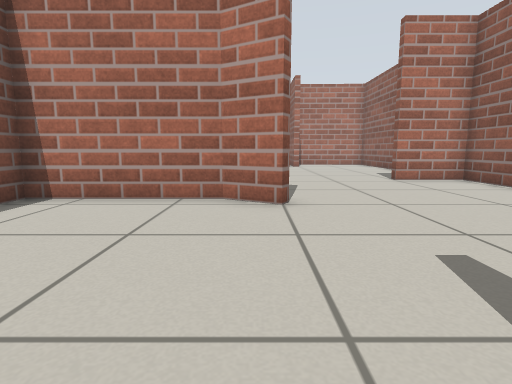
view 1 (above)

12 first-person views from a walk through a robot-simulator world made for Gazebo. The camera is 0.5 m above the floor, tilts 8° down and sees 80° across. The floor is counted in squares, 0.5 m on a side. Each view is taken from the middle of a square. On the plan, view 1 faces up. The plan holds only what a view shows up to about 12 squares ahead; the rest is blank.

view 2
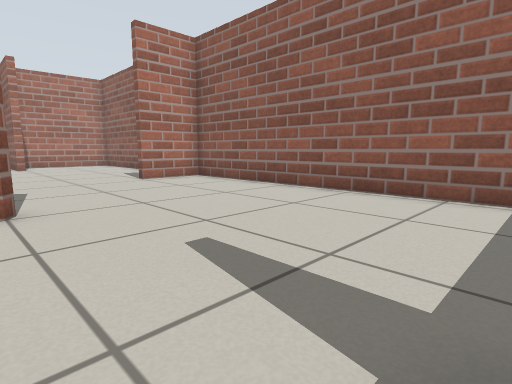

view 3
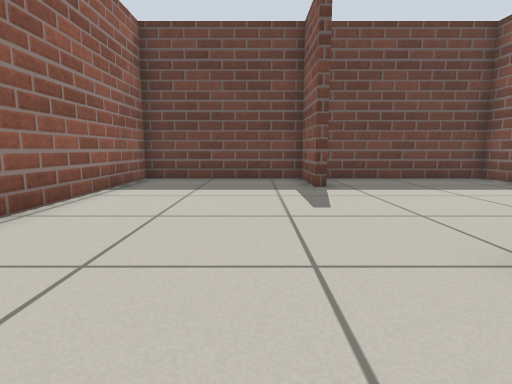

view 4
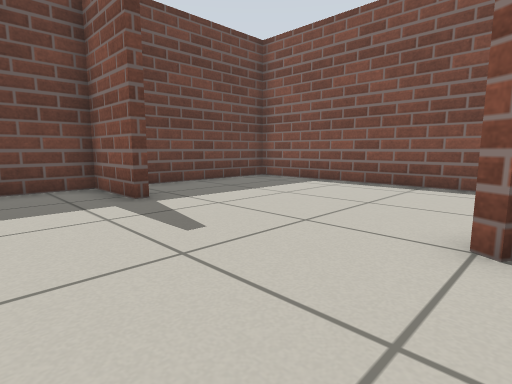

view 5
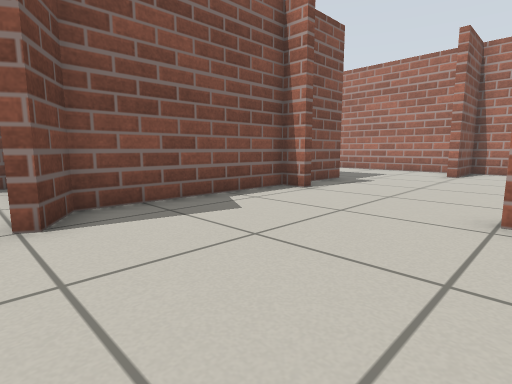

view 6
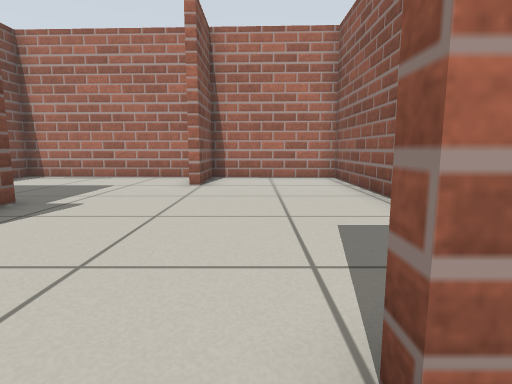

view 7
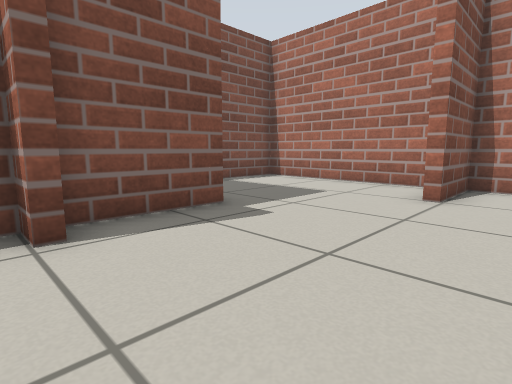

view 8
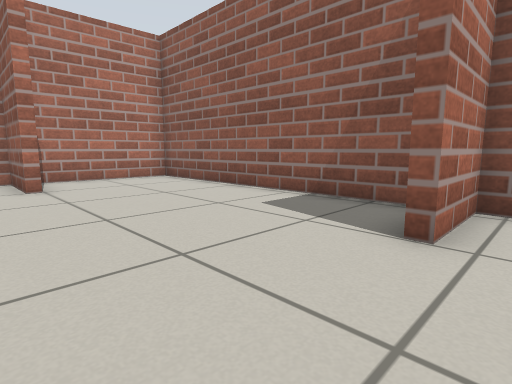

view 9
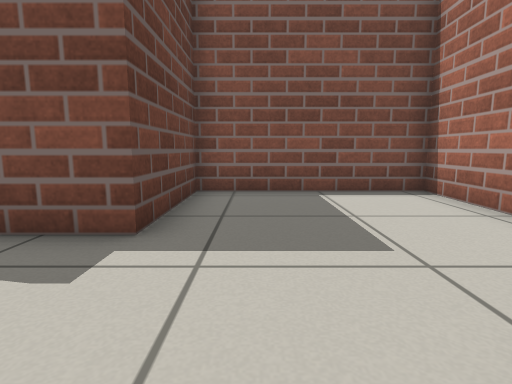

view 10
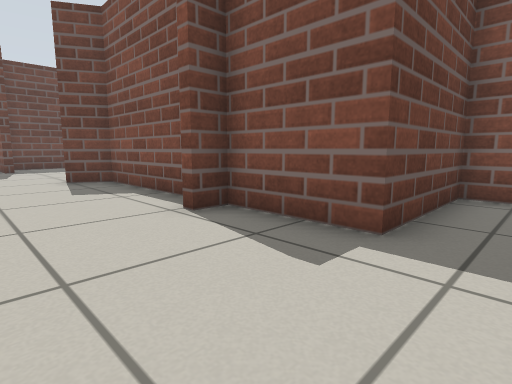

view 11
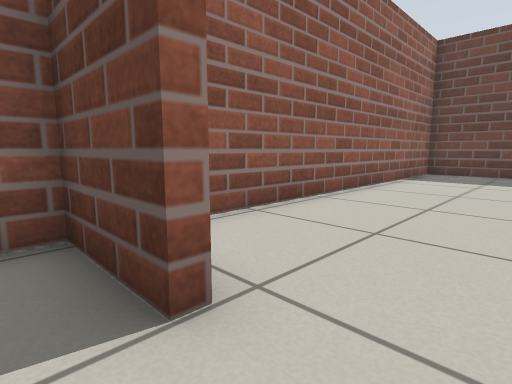

view 12
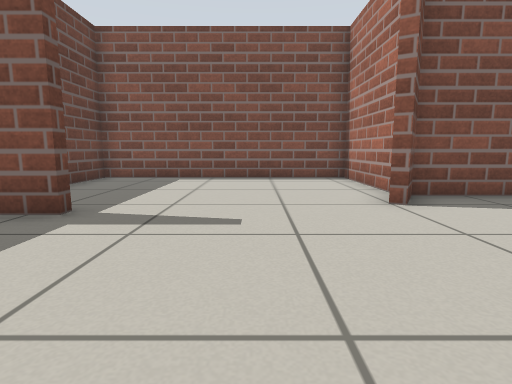

### Floor plan
Ten units are one square. View 1 is at (0, 0); x grows to the right and y downward. Boxes are objects, and circles mark ways between rooms. Rooms are numbered by the first view taken in them; rooms with no view inside come last. Other rooms are left out.
<svg viewBox="-52 -205 124 233">
<path fill="none" stroke="#000" d="M14 -1 14 23 67 23 67 -99 45 -99 45 -102M-5 -105 -5 -63 6 -57 5 -54 -7 -61 -47 -61 -47 23 6 23M22 -174 22 -198 -42 -200 -42 -146 -5 -146 -5 -118 4 -118M4 -115 -5 -115 -5 -105M45 -102 67 -102 67 -196 25 -198 25 -174"/>
<circle cx="20" cy="-110" r="3" fill="#2a7"/>
<text x="20" y="-30">1</text>
<text x="20" y="-150">2</text>
</svg>
Room 1 opens to room 2.

Where each view was taken, in squares from view 1:
view 1: 0 up, 0 right, facing up
view 2: 0 up, 0 right, facing up-right
view 3: 8 up, 3 right, facing down
view 4: 6 up, 4 right, facing down-left
view 5: 5 up, 5 right, facing up-left
view 6: 9 up, 4 right, facing up
view 7: 11 up, 4 right, facing up-left
view 8: 9 up, 1 right, facing up-right
view 9: 16 up, 3 right, facing left
view 10: 16 up, 3 right, facing down-left
view 11: 11 up, 3 right, facing down-right
view 12: 3 up, 6 right, facing left
